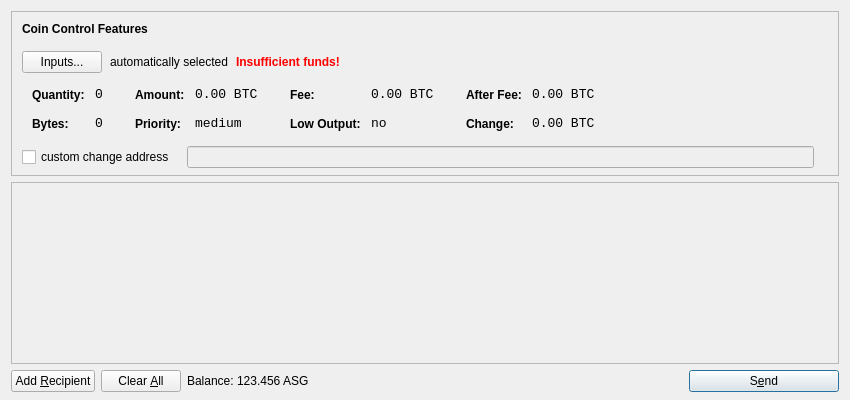
<?xml version="1.0" encoding="UTF-8"?>
<ui version="4.0">
 <class>SendCoinsDialog</class>
 <widget class="QDialog" name="SendCoinsDialog">
  <property name="geometry">
   <rect>
    <x>0</x>
    <y>0</y>
    <width>850</width>
    <height>400</height>
   </rect>
  </property>
  <property name="windowTitle">
   <string>Send Coins</string>
  </property>
  <layout class="QVBoxLayout" name="verticalLayout" stretch="0,1,0">
   <property name="bottomMargin">
    <number>8</number>
   </property>
   <item>
    <widget class="QFrame" name="frameCoinControl">
     <property name="sizePolicy">
      <sizepolicy hsizetype="Expanding" vsizetype="Expanding">
       <horstretch>0</horstretch>
       <verstretch>0</verstretch>
      </sizepolicy>
     </property>
     <property name="maximumSize">
      <size>
       <width>16777215</width>
       <height>16777215</height>
      </size>
     </property>
     <property name="frameShape">
      <enum>QFrame::StyledPanel</enum>
     </property>
     <property name="frameShadow">
      <enum>QFrame::Sunken</enum>
     </property>
     <layout class="QVBoxLayout" name="verticalLayoutCoinControl2">
      <property name="spacing">
       <number>-1</number>
      </property>
      <property name="leftMargin">
       <number>0</number>
      </property>
      <property name="topMargin">
       <number>0</number>
      </property>
      <property name="rightMargin">
       <number>0</number>
      </property>
      <property name="bottomMargin">
       <number>6</number>
      </property>
      <item>
       <layout class="QVBoxLayout" name="verticalLayoutCoinControl" stretch="0,0,0,0,1">
        <property name="spacing">
         <number>0</number>
        </property>
        <property name="leftMargin">
         <number>10</number>
        </property>
        <property name="topMargin">
         <number>10</number>
        </property>
        <item>
         <layout class="QHBoxLayout" name="horizontalLayoutCoinControl1">
          <property name="bottomMargin">
           <number>15</number>
          </property>
          <item>
           <widget class="QLabel" name="labelCoinControlFeatures">
            <property name="sizePolicy">
             <sizepolicy hsizetype="Preferred" vsizetype="Maximum">
              <horstretch>0</horstretch>
              <verstretch>0</verstretch>
             </sizepolicy>
            </property>
            <property name="font">
             <font>
              <weight>75</weight>
              <bold>true</bold>
             </font>
            </property>
            <property name="styleSheet">
             <string notr="true">font-weight:bold;</string>
            </property>
            <property name="text">
             <string>Coin Control Features</string>
            </property>
           </widget>
          </item>
         </layout>
        </item>
        <item>
         <layout class="QHBoxLayout" name="horizontalLayoutCoinControl2" stretch="0,0,0,0">
          <property name="spacing">
           <number>8</number>
          </property>
          <property name="bottomMargin">
           <number>10</number>
          </property>
          <item>
           <widget class="QPushButton" name="pushButtonCoinControl">
            <property name="styleSheet">
             <string notr="true"/>
            </property>
            <property name="text">
             <string>Inputs...</string>
            </property>
           </widget>
          </item>
          <item>
           <widget class="QLabel" name="labelCoinControlAutomaticallySelected">
            <property name="text">
             <string>automatically selected</string>
            </property>
            <property name="margin">
             <number>5</number>
            </property>
           </widget>
          </item>
          <item>
           <widget class="QLabel" name="labelCoinControlInsuffFunds">
            <property name="font">
             <font>
              <weight>75</weight>
              <bold>true</bold>
             </font>
            </property>
            <property name="styleSheet">
             <string notr="true">color:red;font-weight:bold;</string>
            </property>
            <property name="text">
             <string>Insufficient funds!</string>
            </property>
            <property name="margin">
             <number>5</number>
            </property>
           </widget>
          </item>
          <item>
           <spacer name="horizontalSpacerCoinControl">
            <property name="orientation">
             <enum>Qt::Horizontal</enum>
            </property>
            <property name="sizeHint" stdset="0">
             <size>
              <width>40</width>
              <height>1</height>
             </size>
            </property>
           </spacer>
          </item>
         </layout>
        </item>
        <item>
         <widget class="QWidget" name="widgetCoinControl" native="true">
          <property name="sizePolicy">
           <sizepolicy hsizetype="Preferred" vsizetype="Preferred">
            <horstretch>0</horstretch>
            <verstretch>0</verstretch>
           </sizepolicy>
          </property>
          <property name="minimumSize">
           <size>
            <width>0</width>
            <height>0</height>
           </size>
          </property>
          <property name="styleSheet">
           <string notr="true"/>
          </property>
          <layout class="QHBoxLayout" name="horizontalLayoutCoinControl5">
           <property name="margin">
            <number>0</number>
           </property>
           <item>
            <layout class="QHBoxLayout" name="horizontalLayoutCoinControl3" stretch="0,0,0,1">
             <property name="spacing">
              <number>20</number>
             </property>
             <property name="topMargin">
              <number>0</number>
             </property>
             <property name="bottomMargin">
              <number>10</number>
             </property>
             <item>
              <layout class="QFormLayout" name="formLayoutCoinControl1">
               <property name="horizontalSpacing">
                <number>10</number>
               </property>
               <property name="verticalSpacing">
                <number>14</number>
               </property>
               <property name="leftMargin">
                <number>10</number>
               </property>
               <property name="topMargin">
                <number>4</number>
               </property>
               <property name="rightMargin">
                <number>6</number>
               </property>
               <item row="0" column="0">
                <widget class="QLabel" name="labelCoinControlQuantityText">
                 <property name="styleSheet">
                  <string notr="true">font-weight:bold;</string>
                 </property>
                 <property name="text">
                  <string>Quantity:</string>
                 </property>
                 <property name="margin">
                  <number>0</number>
                 </property>
                </widget>
               </item>
               <item row="0" column="1">
                <widget class="QLabel" name="labelCoinControlQuantity">
                 <property name="font">
                  <font>
                   <family>Monospace</family>
                   <pointsize>10</pointsize>
                  </font>
                 </property>
                 <property name="cursor">
                  <cursorShape>IBeamCursor</cursorShape>
                 </property>
                 <property name="contextMenuPolicy">
                  <enum>Qt::ActionsContextMenu</enum>
                 </property>
                 <property name="text">
                  <string notr="true">0</string>
                 </property>
                 <property name="margin">
                  <number>0</number>
                 </property>
                 <property name="textInteractionFlags">
                  <set>Qt::LinksAccessibleByMouse|Qt::TextSelectableByKeyboard|Qt::TextSelectableByMouse</set>
                 </property>
                </widget>
               </item>
               <item row="1" column="0">
                <widget class="QLabel" name="labelCoinControlBytesText">
                 <property name="styleSheet">
                  <string notr="true">font-weight:bold;</string>
                 </property>
                 <property name="text">
                  <string>Bytes:</string>
                 </property>
                </widget>
               </item>
               <item row="1" column="1">
                <widget class="QLabel" name="labelCoinControlBytes">
                 <property name="font">
                  <font>
                   <family>Monospace</family>
                   <pointsize>10</pointsize>
                  </font>
                 </property>
                 <property name="cursor">
                  <cursorShape>IBeamCursor</cursorShape>
                 </property>
                 <property name="contextMenuPolicy">
                  <enum>Qt::ActionsContextMenu</enum>
                 </property>
                 <property name="text">
                  <string notr="true">0</string>
                 </property>
                 <property name="textInteractionFlags">
                  <set>Qt::LinksAccessibleByMouse|Qt::TextSelectableByKeyboard|Qt::TextSelectableByMouse</set>
                 </property>
                </widget>
               </item>
              </layout>
             </item>
             <item>
              <layout class="QFormLayout" name="formLayoutCoinControl2">
               <property name="horizontalSpacing">
                <number>10</number>
               </property>
               <property name="verticalSpacing">
                <number>14</number>
               </property>
               <property name="leftMargin">
                <number>6</number>
               </property>
               <property name="topMargin">
                <number>4</number>
               </property>
               <property name="rightMargin">
                <number>6</number>
               </property>
               <item row="0" column="0">
                <widget class="QLabel" name="labelCoinControlAmountText">
                 <property name="styleSheet">
                  <string notr="true">font-weight:bold;</string>
                 </property>
                 <property name="text">
                  <string>Amount:</string>
                 </property>
                 <property name="margin">
                  <number>0</number>
                 </property>
                </widget>
               </item>
               <item row="0" column="1">
                <widget class="QLabel" name="labelCoinControlAmount">
                 <property name="font">
                  <font>
                   <family>Monospace</family>
                   <pointsize>10</pointsize>
                  </font>
                 </property>
                 <property name="cursor">
                  <cursorShape>IBeamCursor</cursorShape>
                 </property>
                 <property name="contextMenuPolicy">
                  <enum>Qt::ActionsContextMenu</enum>
                 </property>
                 <property name="text">
                  <string notr="true">0.00 BTC</string>
                 </property>
                 <property name="textInteractionFlags">
                  <set>Qt::LinksAccessibleByMouse|Qt::TextSelectableByKeyboard|Qt::TextSelectableByMouse</set>
                 </property>
                </widget>
               </item>
               <item row="1" column="0">
                <widget class="QLabel" name="labelCoinControlPriorityText">
                 <property name="styleSheet">
                  <string notr="true">font-weight:bold;</string>
                 </property>
                 <property name="text">
                  <string>Priority:</string>
                 </property>
                </widget>
               </item>
               <item row="1" column="1">
                <widget class="QLabel" name="labelCoinControlPriority">
                 <property name="font">
                  <font>
                   <family>Monospace</family>
                   <pointsize>10</pointsize>
                  </font>
                 </property>
                 <property name="cursor">
                  <cursorShape>IBeamCursor</cursorShape>
                 </property>
                 <property name="contextMenuPolicy">
                  <enum>Qt::ActionsContextMenu</enum>
                 </property>
                 <property name="text">
                  <string>medium</string>
                 </property>
                 <property name="textInteractionFlags">
                  <set>Qt::LinksAccessibleByMouse|Qt::TextSelectableByKeyboard|Qt::TextSelectableByMouse</set>
                 </property>
                </widget>
               </item>
              </layout>
             </item>
             <item>
              <layout class="QFormLayout" name="formLayoutCoinControl3">
               <property name="horizontalSpacing">
                <number>10</number>
               </property>
               <property name="verticalSpacing">
                <number>14</number>
               </property>
               <property name="leftMargin">
                <number>6</number>
               </property>
               <property name="topMargin">
                <number>4</number>
               </property>
               <property name="rightMargin">
                <number>6</number>
               </property>
               <item row="0" column="0">
                <widget class="QLabel" name="labelCoinControlFeeText">
                 <property name="styleSheet">
                  <string notr="true">font-weight:bold;</string>
                 </property>
                 <property name="text">
                  <string>Fee:</string>
                 </property>
                 <property name="margin">
                  <number>0</number>
                 </property>
                </widget>
               </item>
               <item row="0" column="1">
                <widget class="QLabel" name="labelCoinControlFee">
                 <property name="font">
                  <font>
                   <family>Monospace</family>
                   <pointsize>10</pointsize>
                  </font>
                 </property>
                 <property name="cursor">
                  <cursorShape>IBeamCursor</cursorShape>
                 </property>
                 <property name="contextMenuPolicy">
                  <enum>Qt::ActionsContextMenu</enum>
                 </property>
                 <property name="text">
                  <string notr="true">0.00 BTC</string>
                 </property>
                 <property name="textInteractionFlags">
                  <set>Qt::LinksAccessibleByMouse|Qt::TextSelectableByKeyboard|Qt::TextSelectableByMouse</set>
                 </property>
                </widget>
               </item>
               <item row="1" column="0">
                <widget class="QLabel" name="labelCoinControlLowOutputText">
                 <property name="styleSheet">
                  <string notr="true">font-weight:bold;</string>
                 </property>
                 <property name="text">
                  <string>Low Output:</string>
                 </property>
                </widget>
               </item>
               <item row="1" column="1">
                <widget class="QLabel" name="labelCoinControlLowOutput">
                 <property name="font">
                  <font>
                   <family>Monospace</family>
                   <pointsize>10</pointsize>
                  </font>
                 </property>
                 <property name="cursor">
                  <cursorShape>IBeamCursor</cursorShape>
                 </property>
                 <property name="contextMenuPolicy">
                  <enum>Qt::ActionsContextMenu</enum>
                 </property>
                 <property name="text">
                  <string>no</string>
                 </property>
                 <property name="textInteractionFlags">
                  <set>Qt::LinksAccessibleByMouse|Qt::TextSelectableByKeyboard|Qt::TextSelectableByMouse</set>
                 </property>
                </widget>
               </item>
              </layout>
             </item>
             <item>
              <layout class="QFormLayout" name="formLayoutCoinControl4">
               <property name="horizontalSpacing">
                <number>10</number>
               </property>
               <property name="verticalSpacing">
                <number>14</number>
               </property>
               <property name="leftMargin">
                <number>6</number>
               </property>
               <property name="topMargin">
                <number>4</number>
               </property>
               <property name="rightMargin">
                <number>6</number>
               </property>
               <item row="0" column="0">
                <widget class="QLabel" name="labelCoinControlAfterFeeText">
                 <property name="styleSheet">
                  <string notr="true">font-weight:bold;</string>
                 </property>
                 <property name="text">
                  <string>After Fee:</string>
                 </property>
                 <property name="margin">
                  <number>0</number>
                 </property>
                </widget>
               </item>
               <item row="0" column="1">
                <widget class="QLabel" name="labelCoinControlAfterFee">
                 <property name="font">
                  <font>
                   <family>Monospace</family>
                   <pointsize>10</pointsize>
                  </font>
                 </property>
                 <property name="cursor">
                  <cursorShape>IBeamCursor</cursorShape>
                 </property>
                 <property name="contextMenuPolicy">
                  <enum>Qt::ActionsContextMenu</enum>
                 </property>
                 <property name="text">
                  <string notr="true">0.00 BTC</string>
                 </property>
                 <property name="textInteractionFlags">
                  <set>Qt::LinksAccessibleByMouse|Qt::TextSelectableByKeyboard|Qt::TextSelectableByMouse</set>
                 </property>
                </widget>
               </item>
               <item row="1" column="0">
                <widget class="QLabel" name="labelCoinControlChangeText">
                 <property name="styleSheet">
                  <string notr="true">font-weight:bold;</string>
                 </property>
                 <property name="text">
                  <string>Change:</string>
                 </property>
                </widget>
               </item>
               <item row="1" column="1">
                <widget class="QLabel" name="labelCoinControlChange">
                 <property name="font">
                  <font>
                   <family>Monospace</family>
                   <pointsize>10</pointsize>
                  </font>
                 </property>
                 <property name="cursor">
                  <cursorShape>IBeamCursor</cursorShape>
                 </property>
                 <property name="contextMenuPolicy">
                  <enum>Qt::ActionsContextMenu</enum>
                 </property>
                 <property name="text">
                  <string notr="true">0.00 BTC</string>
                 </property>
                 <property name="textInteractionFlags">
                  <set>Qt::LinksAccessibleByMouse|Qt::TextSelectableByKeyboard|Qt::TextSelectableByMouse</set>
                 </property>
                </widget>
               </item>
              </layout>
             </item>
            </layout>
           </item>
          </layout>
         </widget>
        </item>
        <item>
         <layout class="QHBoxLayout" name="horizontalLayoutCoinControl4" stretch="0,0,0">
          <property name="spacing">
           <number>12</number>
          </property>
          <property name="sizeConstraint">
           <enum>QLayout::SetDefaultConstraint</enum>
          </property>
          <property name="topMargin">
           <number>5</number>
          </property>
          <property name="rightMargin">
           <number>5</number>
          </property>
          <item>
           <widget class="QCheckBox" name="checkBoxCoinControlChange">
            <property name="text">
             <string>custom change address</string>
            </property>
           </widget>
          </item>
          <item>
           <widget class="QLineEdit" name="lineEditCoinControlChange">
            <property name="enabled">
             <bool>false</bool>
            </property>
            <property name="sizePolicy">
             <sizepolicy hsizetype="Expanding" vsizetype="Fixed">
              <horstretch>0</horstretch>
              <verstretch>0</verstretch>
             </sizepolicy>
            </property>
           </widget>
          </item>
          <item>
           <widget class="QLabel" name="labelCoinControlChangeLabel">
            <property name="sizePolicy">
             <sizepolicy hsizetype="Preferred" vsizetype="Expanding">
              <horstretch>0</horstretch>
              <verstretch>0</verstretch>
             </sizepolicy>
            </property>
            <property name="minimumSize">
             <size>
              <width>0</width>
              <height>0</height>
             </size>
            </property>
            <property name="text">
             <string/>
            </property>
            <property name="margin">
             <number>3</number>
            </property>
           </widget>
          </item>
         </layout>
        </item>
        <item>
         <spacer name="verticalSpacerCoinControl">
          <property name="orientation">
           <enum>Qt::Vertical</enum>
          </property>
          <property name="sizeHint" stdset="0">
           <size>
            <width>800</width>
            <height>1</height>
           </size>
          </property>
         </spacer>
        </item>
       </layout>
      </item>
     </layout>
    </widget>
   </item>
   <item>
    <widget class="QScrollArea" name="scrollArea">
     <property name="widgetResizable">
      <bool>true</bool>
     </property>
     <widget class="QWidget" name="scrollAreaWidgetContents">
      <property name="geometry">
       <rect>
        <x>0</x>
        <y>0</y>
        <width>830</width>
        <height>165</height>
       </rect>
      </property>
      <layout class="QVBoxLayout" name="verticalLayout_2">
       <property name="margin">
        <number>0</number>
       </property>
       <item>
        <layout class="QVBoxLayout" name="entries">
         <property name="spacing">
          <number>6</number>
         </property>
        </layout>
       </item>
       <item>
        <spacer name="verticalSpacer">
         <property name="orientation">
          <enum>Qt::Vertical</enum>
         </property>
         <property name="sizeHint" stdset="0">
          <size>
           <width>20</width>
           <height>40</height>
          </size>
         </property>
        </spacer>
       </item>
      </layout>
     </widget>
    </widget>
   </item>
   <item>
    <layout class="QHBoxLayout" name="horizontalLayout">
     <item>
      <widget class="QPushButton" name="addButton">
       <property name="toolTip">
        <string>Send to multiple recipients at once</string>
       </property>
       <property name="text">
        <string>Add &amp;Recipient</string>
       </property>
       <property name="icon">
        <iconset resource="../bitcoin.qrc">
         <normaloff>:/icons/add</normaloff>:/icons/add</iconset>
       </property>
       <property name="autoDefault">
        <bool>false</bool>
       </property>
      </widget>
     </item>
     <item>
      <widget class="QPushButton" name="clearButton">
       <property name="sizePolicy">
        <sizepolicy hsizetype="Minimum" vsizetype="Fixed">
         <horstretch>0</horstretch>
         <verstretch>0</verstretch>
        </sizepolicy>
       </property>
       <property name="toolTip">
        <string>Remove all transaction fields</string>
       </property>
       <property name="text">
        <string>Clear &amp;All</string>
       </property>
       <property name="icon">
        <iconset resource="../bitcoin.qrc">
         <normaloff>:/icons/remove</normaloff>:/icons/remove</iconset>
       </property>
       <property name="autoRepeatDelay">
        <number>300</number>
       </property>
       <property name="autoDefault">
        <bool>false</bool>
       </property>
      </widget>
     </item>
     <item>
      <layout class="QHBoxLayout" name="horizontalLayout_2">
       <property name="spacing">
        <number>3</number>
       </property>
       <item>
        <widget class="QLabel" name="label">
         <property name="text">
          <string>Balance:</string>
         </property>
        </widget>
       </item>
       <item>
        <widget class="QLabel" name="labelBalance">
         <property name="cursor">
          <cursorShape>IBeamCursor</cursorShape>
         </property>
         <property name="text">
          <string>123.456 ASG</string>
         </property>
         <property name="textInteractionFlags">
          <set>Qt::LinksAccessibleByMouse|Qt::TextSelectableByKeyboard|Qt::TextSelectableByMouse</set>
         </property>
        </widget>
       </item>
      </layout>
     </item>
     <item>
      <spacer name="horizontalSpacer">
       <property name="orientation">
        <enum>Qt::Horizontal</enum>
       </property>
       <property name="sizeHint" stdset="0">
        <size>
         <width>40</width>
         <height>20</height>
        </size>
       </property>
      </spacer>
     </item>
     <item>
      <widget class="QPushButton" name="sendButton">
       <property name="minimumSize">
        <size>
         <width>150</width>
         <height>0</height>
        </size>
       </property>
       <property name="toolTip">
        <string>Confirm the send action</string>
       </property>
       <property name="text">
        <string>S&amp;end</string>
       </property>
       <property name="icon">
        <iconset resource="../bitcoin.qrc">
         <normaloff>:/icons/send</normaloff>:/icons/send</iconset>
       </property>
       <property name="default">
        <bool>true</bool>
       </property>
      </widget>
     </item>
    </layout>
   </item>
  </layout>
 </widget>
 <resources>
  <include location="../bitcoin.qrc"/>
 </resources>
 <connections/>
</ui>
